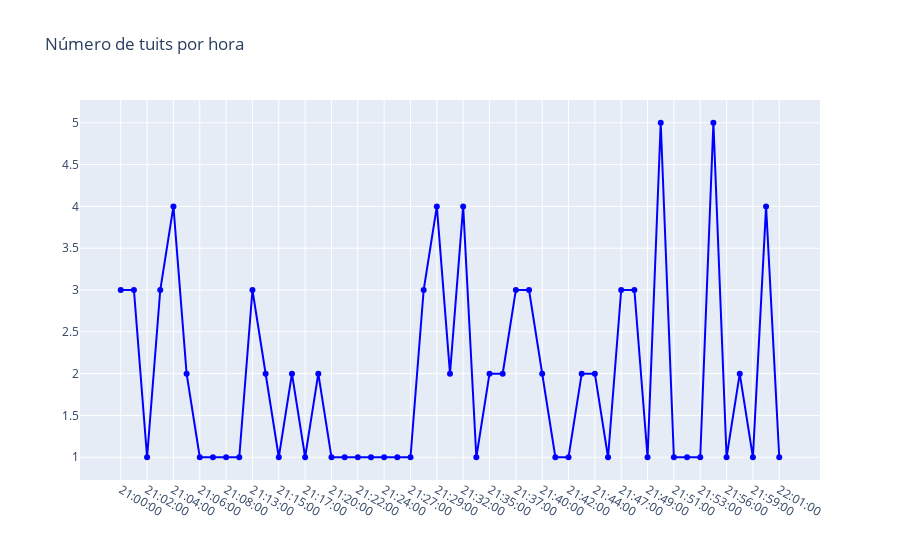

The cell this chart's notebook holds for it:
### Code cell
trace = go.Scatter(x=temp.hora.values,
                   y=temp.cnt.values,
                   text=[f"Fecha: {f}<br>Tuits: {c}" for f,c in zip(temp.hora.values,temp.cnt.values)],
                   hoverinfo='text',
                   mode='lines+markers',
                   name='Horas',
                   line={'color': 'blue'})

layout = go.Layout(title="Número de tuits por hora")

fig = go.Figure(data=[trace], layout=layout)
iplot(fig)

### Figure 1 — Plotly figure (JSON) as saved in the notebook; plotly's stock layout.template omitted (floating-point values rounded to 4 significant figures)
{"data": [{"hoverinfo": "text", "line": {"color": "blue"}, "mode": "lines+markers", "name": "Horas", "text": ["Fecha: 21:00:00<br>Tuits: 3", "Fecha: 21:01:00<br>Tuits: 3", "Fecha: 21:02:00<br>Tuits: 1", "Fecha: 21:03:00<br>Tuits: 3", "Fecha: 21:04:00<br>Tuits: 4", "Fecha: 21:05:00<br>Tuits: 2", "Fecha: 21:06:00<br>Tuits: 1", "Fecha: 21:07:00<br>Tuits: 1", "Fecha: 21:08:00<br>Tuits: 1", "Fecha: 21:10:00<br>Tuits: 1", "Fecha: 21:13:00<br>Tuits: 3", "Fecha: 21:14:00<br>Tuits: 2", "Fecha: 21:15:00<br>Tuits: 1", "Fecha: 21:16:00<br>Tuits: 2", "Fecha: 21:17:00<br>Tuits: 1", "Fecha: 21:19:00<br>Tuits: 2", "Fecha: 21:20:00<br>Tuits: 1", "Fecha: 21:21:00<br>Tuits: 1", "Fecha: 21:22:00<br>Tuits: 1", "Fecha: 21:23:00<br>Tuits: 1", "Fecha: 21:24:00<br>Tuits: 1", "Fecha: 21:26:00<br>Tuits: 1", "Fecha: 21:27:00<br>Tuits: 1", "Fecha: 21:28:00<br>Tuits: 3", "Fecha: 21:29:00<br>Tuits: 4", "Fecha: 21:30:00<br>Tuits: 2", "Fecha: 21:32:00<br>Tuits: 4", "Fecha: 21:34:00<br>Tuits: 1", "Fecha: 21:35:00<br>Tuits: 2", "Fecha: 21:36:00<br>Tuits: 2", "Fecha: 21:37:00<br>Tuits: 3", "Fecha: 21:38:00<br>Tuits: 3", "Fecha: 21:40:00<br>Tuits: 2", "Fecha: 21:41:00<br>Tuits: 1", "Fecha: 21:42:00<br>Tuits: 1", "Fecha: 21:43:00<br>Tuits: 2", "Fecha: 21:44:00<br>Tuits: 2", "Fecha: 21:45:00<br>Tuits: 1", "Fecha: 21:47:00<br>Tuits: 3", "Fecha: 21:48:00<br>Tuits: 3", "Fecha: 21:49:00<br>Tuits: 1", "Fecha: 21:50:00<br>Tuits: 5", "Fecha: 21:51:00<br>Tuits: 1", "Fecha: 21:52:00<br>Tuits: 1", "Fecha: 21:53:00<br>Tuits: 1", "Fecha: 21:55:00<br>Tuits: 5", "Fecha: 21:56:00<br>Tuits: 1", "Fecha: 21:58:00<br>Tuits: 2", "Fecha: 21:59:00<br>Tuits: 1", "Fecha: 22:00:00<br>Tuits: 4", "Fecha: 22:01:00<br>Tuits: 1"], "type": "scatter", "x": ["21:00:00", "21:01:00", "21:02:00", "21:03:00", "21:04:00", "21:05:00", "21:06:00", "21:07:00", "21:08:00", "21:10:00", "21:13:00", "21:14:00", "21:15:00", "21:16:00", "21:17:00", "21:19:00", "21:20:00", "21:21:00", "21:22:00", "21:23:00", "21:24:00", "21:26:00", "21:27:00", "21:28:00", "21:29:00", "21:30:00", "21:32:00", "21:34:00", "21:35:00", "21:36:00", "21:37:00", "21:38:00", "21:40:00", "21:41:00", "21:42:00", "21:43:00", "21:44:00", "21:45:00", "21:47:00", "21:48:00", "21:49:00", "21:50:00", "21:51:00", "21:52:00", "21:53:00", "21:55:00", "21:56:00", "21:58:00", "21:59:00", "22:00:00", "22:01:00"], "y": [3, 3, 1, 3, 4, 2, 1, 1, 1, 1, 3, 2, 1, 2, 1, 2, 1, 1, 1, 1, 1, 1, 1, 3, 4, 2, 4, 1, 2, 2, 3, 3, 2, 1, 1, 2, 2, 1, 3, 3, 1, 5, 1, 1, 1, 5, 1, 2, 1, 4, 1]}], "layout": {"title": {"text": "Número de tuits por hora"}}}
